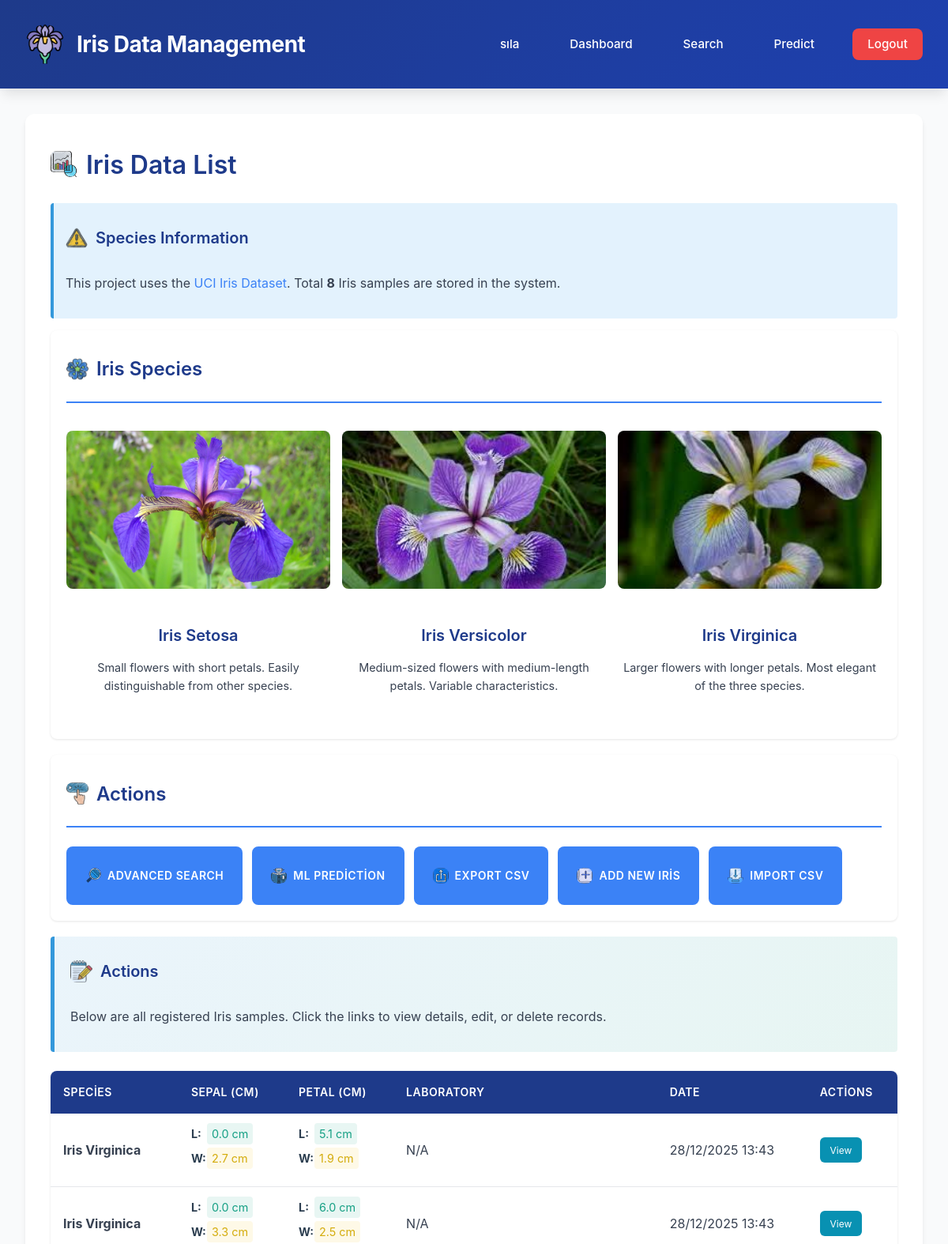
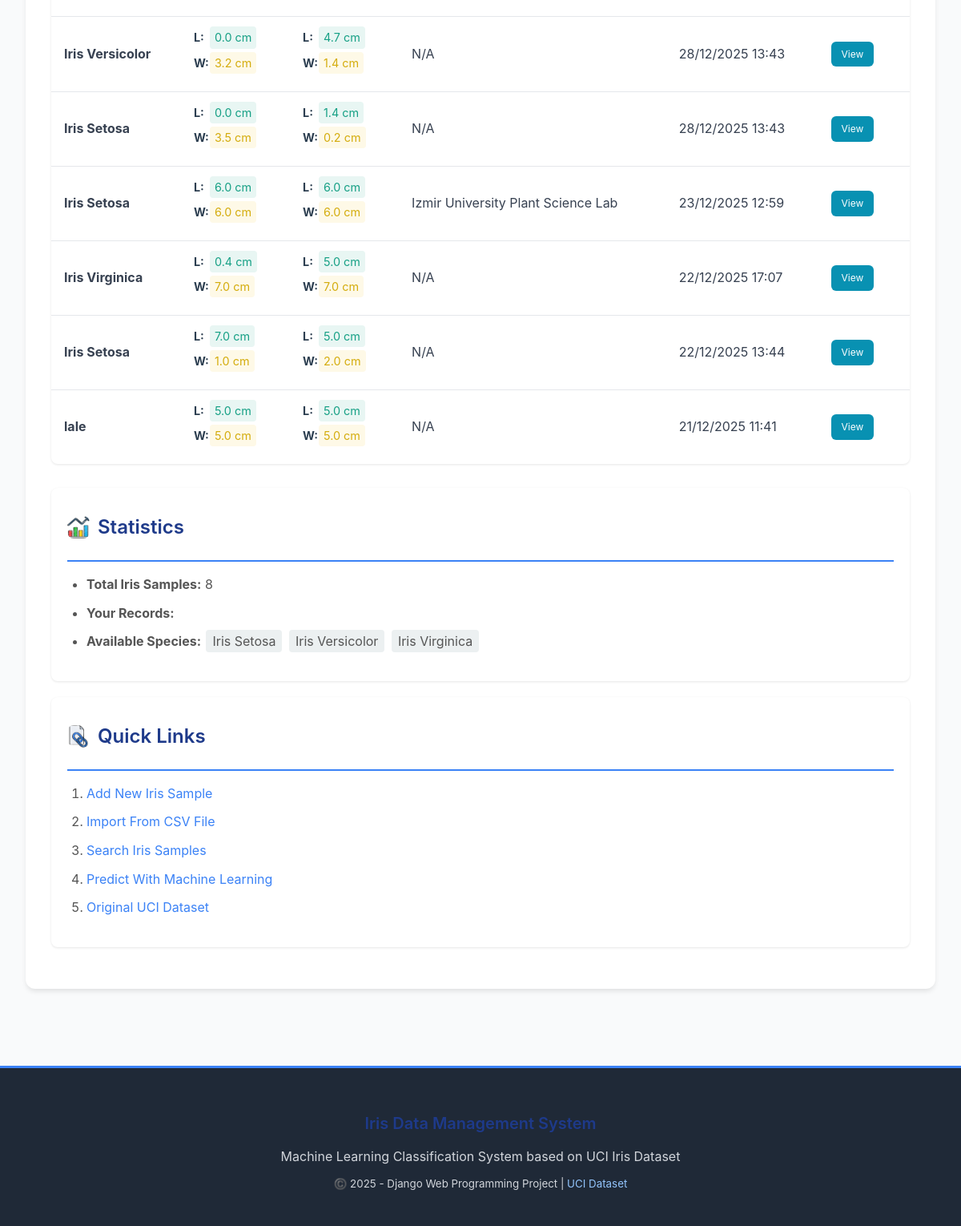
Screenshot of / (signed in) with the database file from the repository (2 pictures, top to bottom).
### iris_app/models.py (models this page shows, shortened)
class IrisPlant(models.Model):
    SPECIES_CHOICES = [
        ('setosa', 'Iris Setosa'),
        ('versicolor', 'Iris Versicolor'),
        ('virginica', 'Iris Virginica'),
    ]
    sepal_length = models.FloatField(
        verbose_name="Sepal Length (cm)",
        validators=[MinValueValidator(0.0)],
        help_text="Length of the sepal (in cm)"
    )
    sepal_width = models.FloatField(
        verbose_name="Sepal Width (cm)",
        validators=[MinValueValidator(0.0)],
        help_text="Width of the sepal (in cm)"
    )
    petal_length = models.FloatField(
        verbose_name="Petal Length (cm)",
        validators=[MinValueValidator(0.0)],
        help_text="Length of the petal (in cm)"
    )
    petal_width = models.FloatField(
        verbose_name="Petal Width (cm)",
        validators=[MinValueValidator(0.0)],
        help_text="Width of the petal (in cm)"
    )
    species = models.CharField(
        max_length=50,
        choices=SPECIES_CHOICES,
        verbose_name="Species",
        help_text="Iris plant species (setosa, versicolor or virginica)"
    )
    lab = models.ForeignKey(
        Laboratory,
        on_delete=models.SET_NULL,
        null=True,
        blank=True,
        verbose_name="Laboratory",
        related_name='iris_plants',
        help_text="Source laboratory of this sample"
    )
    created_by = models.ForeignKey(
        User,
        on_delete=models.CASCADE,
        verbose_name="Created By",
        related_name='iris_plants',
        help_text="User who created this record"
    )
    created_at = models.DateTimeField(
        auto_now_add=True,
        verbose_name="Created At"
    )
    updated_at = models.DateTimeField(
        auto_now=True,
        verbose_name="Updated At"
    )
    class Meta:
        ordering = ['-created_at']
        verbose_name = 'Iris Sample'
        verbose_name_plural = 'Iris Samples'
        indexes = [
            models.Index(fields=['species']),
            models.Index(fields=['created_at']),
            models.Index(fields=['created_by']),
        ]

class Laboratory(models.Model):
    name = models.CharField(
        max_length=100,
        verbose_name="Laboratory Name",
        unique=True
    )
    city = models.CharField(
        max_length=50,
        verbose_name="City"
    )
    description = models.TextField(
        blank=True,
        null=True,
        verbose_name="Description"
    )
    phone = models.CharField(
        max_length=20,
        blank=True,
        null=True,
        verbose_name="Phone"
    )
    email = models.EmailField(
        blank=True,
        null=True,
        verbose_name="Email"
    )
    country = models.CharField(
        max_length=50,
        default="Turkey",
        verbose_name="Country"
    )
    established_year = models.IntegerField(
        blank=True,
        null=True,
        verbose_name="Established Year"
    )
    created_at = models.DateTimeField(auto_now_add=True, verbose_name="Created At")
    updated_at = models.DateTimeField(auto_now=True, verbose_name="Updated At")
    class Meta:
        ordering = ['name']
        verbose_name = 'Laboratory'
        verbose_name_plural = 'Laboratories'
        indexes = [
            models.Index(fields=['name']),
            models.Index(fields=['city']),
        ]

### iris_app/views.py (the view)
# urls.py: path('', views.iris_list, name='iris_list'),
@login_required(login_url='login')
def iris_list(request):
    samples = IrisPlant.objects.all().select_related('lab', 'created_by').order_by('-created_at')
    is_editor = is_editor_check(request.user)
    context = {
        'samples': samples,
        'total_count': samples.count(),
        'species_types': dict(IrisPlant.SPECIES_CHOICES) if hasattr(IrisPlant, 'SPECIES_CHOICES') else {},
        'is_editor': is_editor,
    }
    return render(request, 'iris_app/iris_list.html', context)

### iris_app/templates/iris_app/iris_list.html (shortened to what this page needs)
{% extends 'iris_app/base.html' %}
{% load static %}
{% block content %}
<h1 style="display: flex; align-items: center; gap: 10px;">
    <img src="{% static 'images/stock-market.png' %}" alt="Iris Icon" style="width: 35px; height: 35px;">
    Iris Data List
</h1>
<div class="div-info">
    <h3 style="display: flex; align-items: center; gap: 10px; margin-top: 0;">
        <img src="{% static 'images/warning.png' %}" alt="Species Icon" style="width: 28px; height: 28px;" onerror="this.style.display='none'">
        Species Information
    </h3>
    <p>This project uses the <a href="https://archive.ics.uci.edu/ml/datasets/iris" target="_blank">UCI Iris Dataset</a>. Total <strong>{{ total_count }}</strong> Iris samples are stored in the system.</p>
</div>
<div class="div-section">
    <h2 style="display: flex; align-items: center; gap: 10px; margin-top: 0;">
        <img src="{% static 'images/flower.png' %}" alt="Species Icon" style="width: 28px; height: 28px;" onerror="this.style.display='none'">
        Iris Species
    </h2>
    <div class="gallery">
        <div style="text-align: center;">
            <img src="{% static 'images/setosa.jpg' %}" alt="Iris Setosa - Small purple flower with short petals" style="width: 100%; height: 200px; object-fit: cover;">
            <h3>Iris Setosa</h3>
            <p style="font-size: 0.9rem;">Small flowers with short petals. Easily distinguishable from other species.</p>
        </div>
        <div style="text-align: center;">
            <img src="{% static 'images/versicolor.jpeg' %}" alt="Iris Versicolor - Medium purple flower with medium petals" style="width: 100%; height: 200px; object-fit: cover;">
            <h3>Iris Versicolor</h3>
            <p style="font-size: 0.9rem;">Medium-sized flowers with medium-length petals. Variable characteristics.</p>
        </div>
        <div style="text-align: center;">
            <img src="{% static 'images/virginia.jpeg' %}" alt="Iris Virginica - Large purple flower with long petals" style="width: 100%; height: 200px; object-fit: cover;">
            <h3>Iris Virginica</h3>
            <p style="font-size: 0.9rem;">Larger flowers with longer petals. Most elegant of the three species.</p>
        </div>
    </div>
</div>
<div class="div-section">
    <h2 style="display: flex; align-items: center; gap: 10px; margin-top: 0;">
        <img src="{% static 'images/call-to-action.png' %}" alt="Actions Icon" style="width: 28px; height: 28px;" onerror="this.style.display='none'">
        Actions
    </h2>
    <div class="btn-group">
        <a href="{% url 'iris_search' %}" class="btn" style="display: inline-flex; align-items: center; gap: 8px;">
            <img src="{% static 'images/searchs.png' %}" alt="CSV" style="width: 20px; height: 20px;" onerror="this.style.display='none'">
            Advanced Search
        </a>
        <a href="{% url 'iris_predict' %}" class="btn" style="display: inline-flex; align-items: center; gap: 8px;">
            <img src="{% static 'images/machine-learning.png' %}" alt="CSV" style="width: 20px; height: 20px;" onerror="this.style.display='none'">
            ML Prediction
        </a>
        {% if is_editor %}
            <a href="{% url 'export_csv' %}" class="btn" style="display: inline-flex; align-items: center; gap: 8px;">
                <img src="{% static 'images/share.png' %}" alt="CSV" style="width: 20px; height: 20px;" onerror="this.style.display='none'">
                Export CSV
            </a>
            <a href="{% url 'iris_create' %}" class="btn" style="display: inline-flex; align-items: center; gap: 8px;">
                <img src="{% static 'images/new.png' %}" alt="CSV" style="width: 20px; height: 20px;" onerror="this.style.display='none'">
                Add New Iris
            </a>
            <a href="{% url 'import_csv' %}" class="btn" style="display: inline-flex; align-items: center; gap: 8px;">
                <img src="{% static 'images/inbox.png' %}" alt="CSV" style="width: 20px; height: 20px;" onerror="this.style.display='none'">
                Import CSV
            </a>
        {% endif %}
    </div>
</div>
<div class="div-highlight">
    <h3 style="display: flex; align-items: center; gap: 10px; margin-top: 0;">
        <img src="{% static 'images/notepad.png' %}" alt="Actions Icon" style="width: 28px; height: 28px;" onerror="this.style.display='none'">
        Actions
    </h3>
    <p>Below are all registered Iris samples. Click the links to view details, edit, or delete records.</p>
</div>
{% if samples %}
    <table>
        <thead>
            <tr>
                <th>Species</th>
                <th>Sepal (cm)</th>
                <th>Petal (cm)</th>
                <th>Laboratory</th>
                <th>Date</th>
                <th>Actions</th>
            </tr>
        </thead>
        <tbody>
            {% for sample in samples %}
            <tr>
                <td><strong>{{ sample.get_species_display }}</strong></td>
                <td>
                    <ul style="margin: 0; list-style: none; padding: 0; font-size: 0.9rem;">
                        <li style="margin-bottom: 4px; display: flex; align-items: center;">
                            <span style="font-weight: bold; color: #2c3e50; width: 20px;">L:</span>
                            <span style="background-color: #e8f6f3; padding: 2px 6px; border-radius: 4px; color: #16a085;">
                                {{ sample.sepal_length }} cm
                            </span>
                        </li>
                        <li style="display: flex; align-items: center;">
                            <span style="font-weight: bold; color: #2c3e50; width: 20px;">W:</span>
                            <span style="background-color: #fef9e7; padding: 2px 6px; border-radius: 4px; color: #d4ac0d;">
                                {{ sample.sepal_width }} cm
                            </span>
                        </li>
                    </ul>
                </td>
                <td>
                    <ul style="margin: 0; list-style: none; padding: 0; font-size: 0.9rem;">
                        <li style="margin-bottom: 4px; display: flex; align-items: center;">
                            <span style="font-weight: bold; color: #2c3e50; width: 20px;">L:</span>
                            <span style="background-color: #e8f6f3; padding: 2px 6px; border-radius: 4px; color: #16a085;">
                                {{ sample.petal_length }} cm
                            </span>
                        </li>
                        <li style="display: flex; align-items: center;">
                            <span style="font-weight: bold; color: #2c3e50; width: 20px;">W:</span>
                            <span style="background-color: #fef9e7; padding: 2px 6px; border-radius: 4px; color: #d4ac0d;">
                                {{ sample.petal_width }} cm
                            </span>
                        </li>
                    </ul>
                </td>
                <td>{{ sample.lab.name|default:"N/A" }}</td>
                <td>{{ sample.created_at|date:"d/m/Y H:i" }}</td>
                <td>
                    <div class="table-actions">
                        <a href="{% url 'iris_detail' sample.pk %}" class="edit">View</a>
                    </div>
                </td>
            </tr>
            {% endfor %}
        </tbody>
    </table>
{% endif %}
<div class="div-section" style="margin-top: 30px;">
    <h2 style="display: flex; align-items: center; gap: 10px; margin-top: 0;">
        <img src="{% static 'images/bar-chart.png' %}" alt="Actions Icon" style="width: 28px; height: 28px;" onerror="this.style.display='none'">
        Statistics
    </h2>
    <ul>
        <li><strong>Total Iris Samples:</strong> {{ total_count }}</li>
        <li><strong>Your Records:</strong> {{ user.irisplant_set.count }}</li>
        <li><strong>Available Species:</strong>
            {% for species, display_name in species_types.items %}
                <span style="background: #ecf0f1; padding: 4px 8px; border-radius: 4px; margin: 2px;">{{ display_name }}</span>
            {% endfor %}
        </li>
    </ul>
</div>
<div class="div-section">
    <h2 style="display: flex; align-items: center; gap: 10px; margin-top: 0;">
        <img src="{% static 'images/hyperlink.png' %}" alt="Actions Icon" style="width: 28px; height: 28px;" onerror="this.style.display='none'">
        Quick Links
    </h2>
    <ol>
        {% if is_editor %}
            <li><a href="{% url 'iris_create' %}">Add New Iris Sample</a></li>
            <li><a href="{% url 'import_csv' %}">Import From CSV File</a></li>
        {% endif %}
        <li><a href="{% url 'iris_search' %}">Search Iris Samples</a></li>
        <li><a href="{% url 'iris_predict' %}">Predict With Machine Learning</a></li>
        <li><a href="https://archive.ics.uci.edu/ml/datasets/iris" target="_blank">Original UCI Dataset</a></li>
    </ol>
</div>
{% endblock %}

### iris_app/templates/iris_app/base.html (shortened to what this page needs)
{% load static %}
<!DOCTYPE html>
<html lang="tr">
<head>
    <link rel="stylesheet" href="{% static 'css/style.css' %}">
</head>
<body>
<header>
    <div class="container">
        <div style="display: flex; align-items: center; gap: 15px;">
            <img src="{% static 'images/iris-flower.png' %}"
                 alt="Iris Logo"
                 style="width: 50px; height: 50px; border-radius: 50%;">
            <h1>Iris Data Management</h1>
        </div>
        <nav>
            {% if user.is_authenticated %}
                <span>{{ user.first_name|default:user.username }}</span>
                <a href="{% url 'iris_list' %}">Dashboard</a>
                <a href="{% url 'iris_search' %}">Search</a>
                <a href="{% url 'iris_predict' %}">Predict</a>
                <a href="{% url 'logout' %}" class="logout-btn">Logout</a>
            {% else %}
                <a href="{% url 'login' %}">Sign In</a>
                <a href="{% url 'register' %}">Sign Up</a>
            {% endif %}
        </nav>
    </div>
</header>
<div class="main-content">
    <div class="container">
        <div class="main-container">
            {% block content %}{% endblock %}
        </div>
    </div>
</div>
<footer>
    <h3>Iris Data Management System</h3>
    <p>Machine Learning Classification System based on UCI Iris Dataset</p>
    <p><small>©️ 2025 - Django Web Programming Project | <a href="https://archive.ics.uci.edu/ml/datasets/iris" target="_blank">UCI Dataset</a></small></p>
</footer>
</body>
</html>

### rows the page displays
IrisPlant: species "Iris Virginica", sepal_length "0.0", sepal_width "2.7", petal_length "5.1", petal_width "1.9", lab.name "N/A", created_at "28/12/2025 13:43"
IrisPlant: species "Iris Virginica", sepal_length "0.0", sepal_width "3.3", petal_length "6.0", petal_width "2.5", lab.name "N/A", created_at "28/12/2025 13:43"
IrisPlant: species "Iris Versicolor", sepal_length "0.0", sepal_width "3.2", petal_length "4.7", petal_width "1.4", lab.name "N/A", created_at "28/12/2025 13:43"
IrisPlant: species "Iris Setosa", sepal_length "0.0", sepal_width "3.5", petal_length "1.4", petal_width "0.2", lab.name "N/A", created_at "28/12/2025 13:43"
IrisPlant: species "Iris Setosa", sepal_length "6.0", sepal_width "6.0", petal_length "6.0", petal_width "6.0", lab.name "Izmir University Plant Science Lab", created_at "23/12/2025 12:59"
IrisPlant: species "Iris Virginica", sepal_length "0.4", sepal_width "7.0", petal_length "5.0", petal_width "7.0", lab.name "N/A", created_at "22/12/2025 17:07"
IrisPlant: species "Iris Setosa", sepal_length "7.0", sepal_width "1.0", petal_length "5.0", petal_width "2.0", lab.name "N/A", created_at "22/12/2025 13:44"
IrisPlant: species "lale", sepal_length "5.0", sepal_width "5.0", petal_length "5.0", petal_width "5.0", lab.name "N/A", created_at "21/12/2025 11:41"

### other values shown
{{ user.first_name|default:user.username }} "sıla"
{{ total_count }} "8"
{{ display_name }} "Iris Setosa" "Iris Versicolor" "Iris Virginica"
